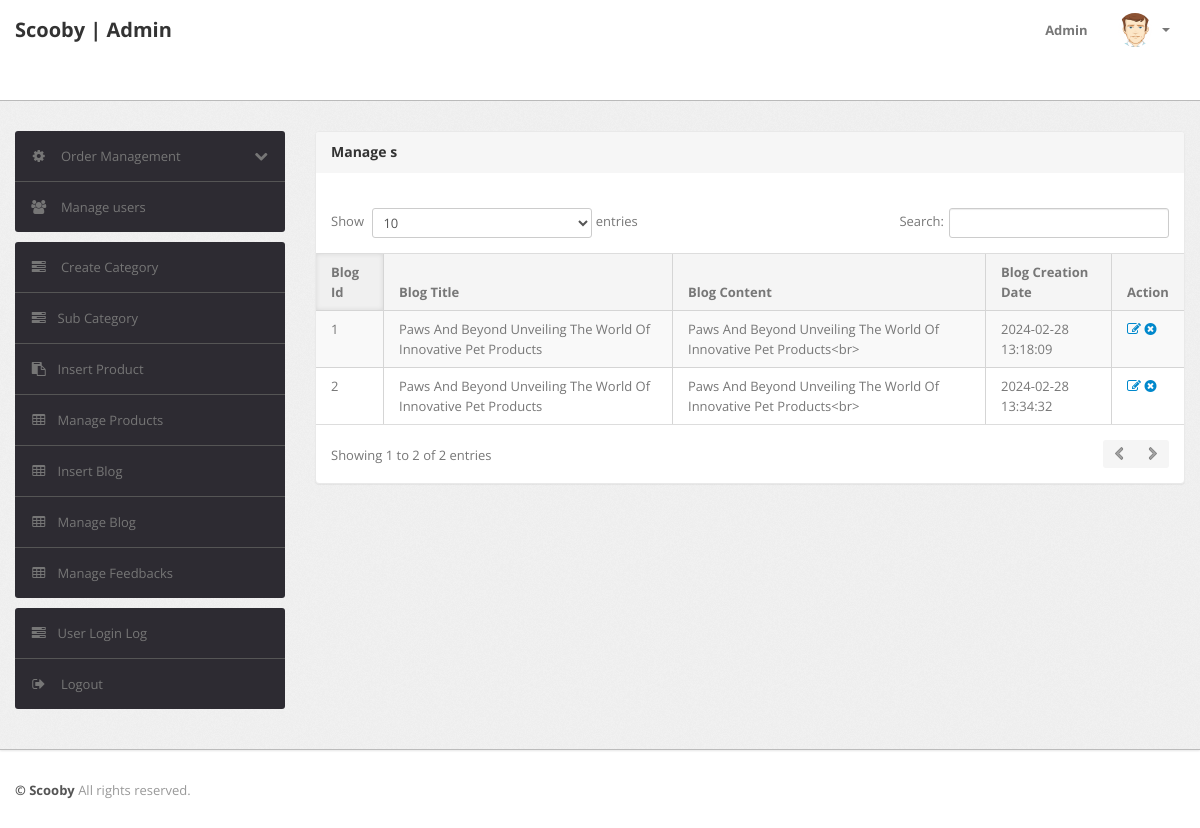
Page /admin/manage-blogs.php (signed in) on the committed database.
### tables this page shows
CREATE TABLE `blogs` (
  `blogid` int(11) NOT NULL,
  `blogTitle` varchar(255) NOT NULL,
  `blogContent` varchar(500) NOT NULL,
  `blogimage` varchar(255) NOT NULL,
  `blogDate` timestamp NOT NULL DEFAULT current_timestamp() ON UPDATE current_timestamp()
);

### admin/manage-blogs.php (the view, shortened to what this page needs)
<?php
include('include/config.php');
if(strlen($_SESSION['alogin'])==0)
	{
header('location:index.php');
}
else{
?>
<!DOCTYPE html>
<html lang="en">
<head>
	<link type="text/css" href="bootstrap/css/bootstrap.min.css" rel="stylesheet">
	<link type="text/css" href="bootstrap/css/bootstrap-responsive.min.css" rel="stylesheet">
	<link type="text/css" href="css/theme.css" rel="stylesheet">
	<link type="text/css" href="images/icons/css/font-awesome.css" rel="stylesheet">
</head>
<body>
<?php include('include/header.php');?>
	<div class="wrapper">
		<div class="container">
			<div class="row">
<?php include('include/sidebar.php');?>
			<div class="span9">
					<div class="content">
	<div class="module">
							<div class="module-head">
								<h3>Manage s</h3>
							</div>
							<div class="module-body table">
									<br />
								<table cellpadding="0" cellspacing="0" border="0" class="datatable-1 table table-bordered table-striped	 display" width="100%">
									<thead>
										<tr>
											<th>Blog Id</th>
											<th>Blog Title</th>
											<th>Blog Content</th>
											<th>Blog Creation Date</th>
											<th>Action</th>
										</tr>
									</thead>
									<tbody>
<?php $query=mysqli_query($con,"select * from blogs");
$cnt=1;
while($row=mysqli_fetch_array($query))
{
?>
										<tr>
											<td><?php echo htmlentities($cnt);?></td>
											<td><?php echo htmlentities($row['blogTitle']);?></td>
											<td><?php echo htmlentities($row['blogContent']);?></td>
											<td> <?php echo htmlentities($row['blogDate']);?></td>
											<td>
											<a href="edit-blogs.php?id=<?php echo $row['blogid']?>" ><i class="icon-edit"></i></a>
											<a href="manage-blogs.php?id=<?php echo $row['blogid']?>&del=delete" onClick="return confirm('Are you sure you want to delete?')"><i class="icon-remove-sign"></i></a></td>
										</tr>
										<?php $cnt=$cnt+1; } ?>
								</table>
							</div>
						</div>
					</div>
				</div>
			</div>
		</div>
	</div>
<?php include('include/footer.php');?>
</body>
<?php } ?>

### rows in the picture
blogs: blogTitle "Paws And Beyond Unveiling The World Of Innovative Pet Products", blogContent "Paws And Beyond Unveiling The World Of Innovative Pet Products<br>", blogDate "2024-02-28 13:18:09"
blogs: blogTitle "Paws And Beyond Unveiling The World Of Innovative Pet Products", blogContent "Paws And Beyond Unveiling The World Of Innovative Pet Products<br>", blogDate "2024-02-28 13:34:32"
